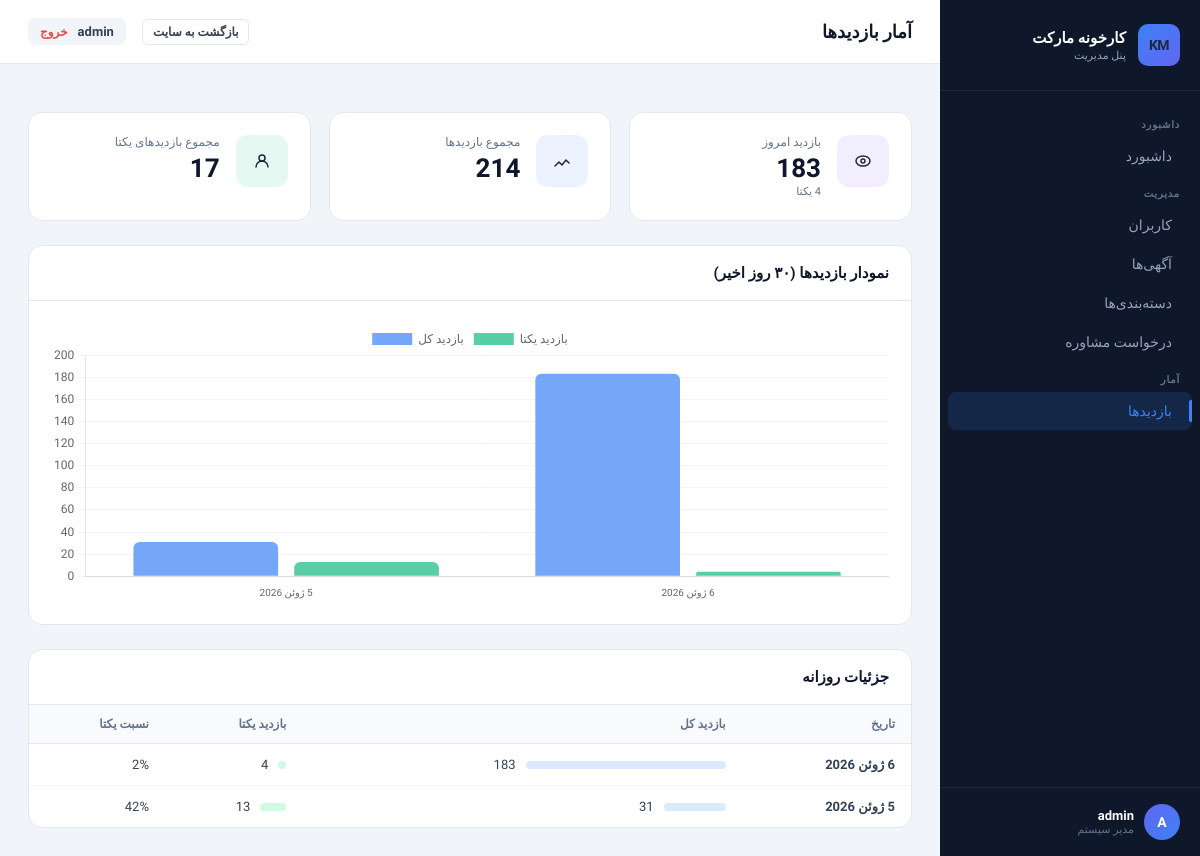
Before: /myadmin/visits/ (signed in) with the older database file.
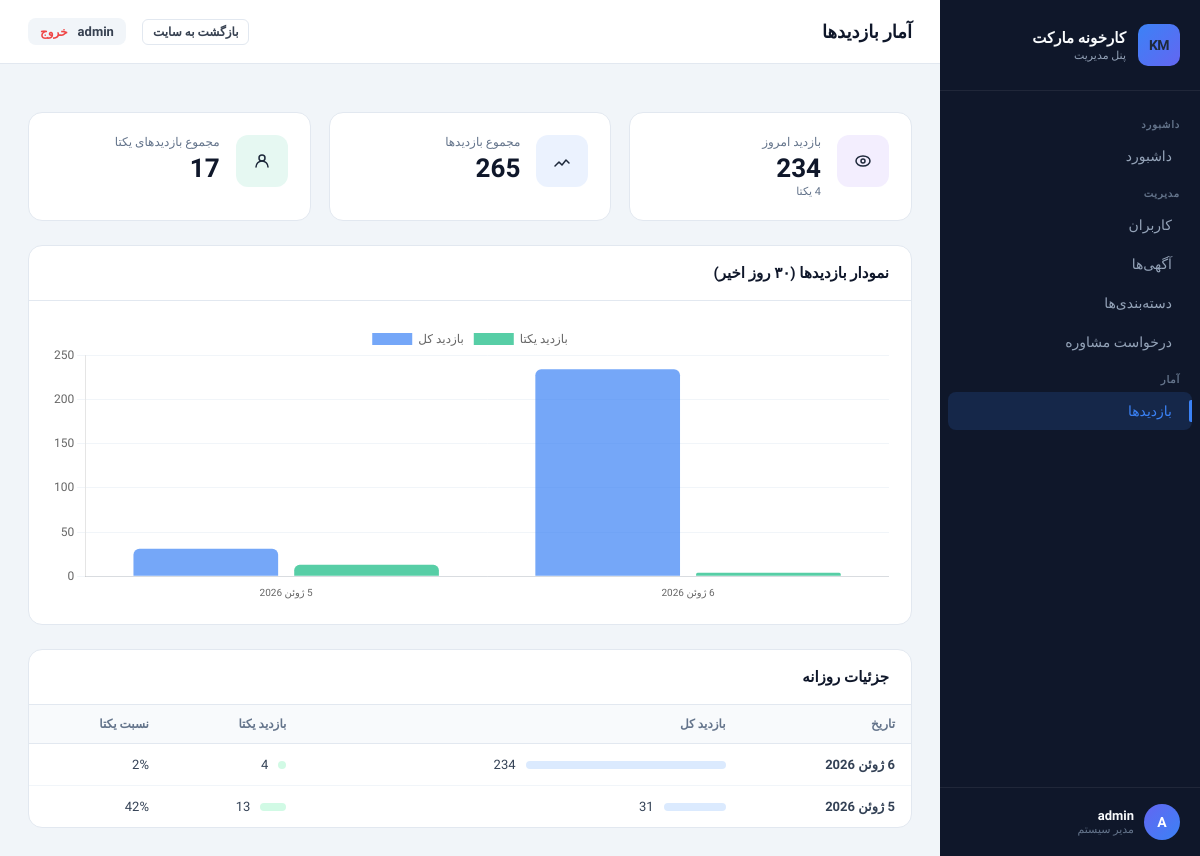
After: the same page with the newer database file.
### core/models.py (models this page shows, shortened)
class SiteVisit(models.Model):
    date = models.DateField(unique=True)
    visits = models.PositiveIntegerField(default=0)
    unique_visits = models.PositiveIntegerField(default=0)
    class Meta:
        verbose_name = 'بازدید سایت'
        verbose_name_plural = 'بازدیدهای سایت'
        ordering = ['-date']

### panel/views.py (the view)
# urls.py: path('visits/', views.visits_view, name='panel_visits'),
@staff_member_required(login_url='/auth/login/')
def visits_view(request):
    visits = SiteVisit.objects.order_by('-date')[:30]
    total_visits = sum(v.visits for v in SiteVisit.objects.all())
    total_unique = sum(v.unique_visits for v in SiteVisit.objects.all())
    today = timezone.now().date()
    today_v = SiteVisit.objects.filter(date=today).first()
    return render(request, 'panel/visits.html', {
        'visits': visits,
        'total_visits': total_visits,
        'total_unique': total_unique,
        'today_v': today_v,
    })

### panel/templates/panel/visits.html (shortened to what this page needs)
{% extends 'panel/base.html' %}
{% block page_title %}آمار بازدیدها{% endblock %}
{% block active_visits %}active{% endblock %}
{% block content %}
<div class="stat-grid" style="grid-template-columns: repeat(3, 1fr); margin-bottom:24px;">
 <div class="stat-card">
 <div class="stat-icon purple"><svg width="18" height="18" viewBox="0 0 18 18" fill="none"><ellipse cx="9" cy="9" rx="7" ry="5" stroke="currentColor" stroke-width="1.5"/><circle cx="9" cy="9" r="2" stroke="currentColor" stroke-width="1.5"/></svg></div>
 <div class="stat-info">
 <div class="stat-label">بازدید امروز</div>
 <div class="stat-value">{{ today_v.visits|default:0 }}</div>
 <div class="stat-sub">{{ today_v.unique_visits|default:0 }} یکتا</div>
 </div>
 </div>
 <div class="stat-card">
 <div class="stat-icon blue"><svg width="18" height="18" viewBox="0 0 18 18" fill="none"><path d="M2 14l4-4 3 3 4-5 3 3" stroke="currentColor" stroke-width="1.5" stroke-linecap="round" stroke-linejoin="round"/></svg></div>
 <div class="stat-info">
 <div class="stat-label">مجموع بازدیدها</div>
 <div class="stat-value">{{ total_visits }}</div>
 </div>
 </div>
 <div class="stat-card">
 <div class="stat-icon green"><svg width="18" height="18" viewBox="0 0 18 18" fill="none"><circle cx="9" cy="6" r="3" stroke="currentColor" stroke-width="1.5"/><path d="M3 15c0-3.314 2.686-6 6-6s6 2.686 6 6" stroke="currentColor" stroke-width="1.5" stroke-linecap="round"/></svg></div>
 <div class="stat-info">
 <div class="stat-label">مجموع بازدیدهای یکتا</div>
 <div class="stat-value">{{ total_unique }}</div>
 </div>
 </div>
</div>
<div class="card" style="margin-bottom:24px;">
 <div class="card-header">
 <h3> نمودار بازدیدها (۳۰ روز اخیر)</h3>
 </div>
 <div class="card-body">
 <canvas id="visitChart" height="100"></canvas>
 </div>
</div>
<div class="card">
 <div class="card-header">
 <h3> جزئیات روزانه</h3>
 </div>
 <div class="table-wrap">
 <table>
 <thead>
 <tr>
 <th>تاریخ</th>
 <th>بازدید کل</th>
 <th>بازدید یکتا</th>
 <th>نسبت یکتا</th>
 </tr>
 </thead>
 <tbody>
 {% for v in visits %}
 <tr>
 <td style="font-weight:600;">{{ v.date }}</td>
 <td>
 <div style="display:flex; align-items:center; gap:10px;">
 <div style="background:#DBEAFE; height:8px; border-radius:4px; min-width:4px; width:{% widthratio v.visits 100 200 %}px; max-width:200px;"></div>
 <span>{{ v.visits }}</span>
 </div>
 </td>
 <td>
 <div style="display:flex; align-items:center; gap:10px;">
 <div style="background:#D1FAE5; height:8px; border-radius:4px; min-width:4px; width:{% widthratio v.unique_visits 100 200 %}px; max-width:200px;"></div>
 <span>{{ v.unique_visits }}</span>
 </div>
 </td>
 <td>
 {% if v.visits > 0 %}
 {% widthratio v.unique_visits v.visits 100 %}%
 {% else %}—{% endif %}
 </td>
 </tr>
 {% empty %}
 <tr><td colspan="4" style="text-align:center; color:#94A3B8; padding:30px;">داده‌ای موجود نیست</td></tr>
 {% endfor %}
 </tbody>
 </table>
 </div>
</div>
{% endblock %}
{% block extra_js %}
<script>
const labels = [{% for v in visits %}"{{ v.date }}"{% if not forloop.last %},{% endif %}{% endfor %}].reverse();
const visitData = [{% for v in visits %}{{ v.visits }}{% if not forloop.last %},{% endif %}{% endfor %}].reverse();
const uniqueData = [{% for v in visits %}{{ v.unique_visits }}{% if not forloop.last %},{% endif %}{% endfor %}].reverse();
const ctx = document.getElementById('visitChart').getContext('2d');
new Chart(ctx, {
 type: 'bar',
 data: {
 labels: labels,
 datasets: [
 {
 label: 'بازدید کل',
 data: visitData,
 backgroundColor: 'rgba(59,130,246,0.7)',
 borderRadius: 6,
 },
 {
 label: 'بازدید یکتا',
 data: uniqueData,
 backgroundColor: 'rgba(16,185,129,0.7)',
 borderRadius: 6,
 }
 ]
 },
 options: {
 responsive: true,
 plugins: {
 legend: { position: 'top', labels: { font: { family: 'Vazirmatn', size: 12 } } }
 },
 scales: {
 y: { beginAtZero: true, ticks: { font: { family: 'Vazirmatn' } }, grid: { color: '#F1F5F9' } },
 x: { ticks: { font: { family: 'Vazirmatn', size: 10 }, maxRotation: 45 }, grid: { display: false } }
 }
 }
});
</script>
{% endblock %}

Changed rows visible on the page:
changed SiteVisit "6 ژوئن 2026": visits "183" → "234"
Other visible differences:
{{ total_visits }}: "214" → "265"
chart data {{ v.visits }}: 183, 31 → 234, 31
